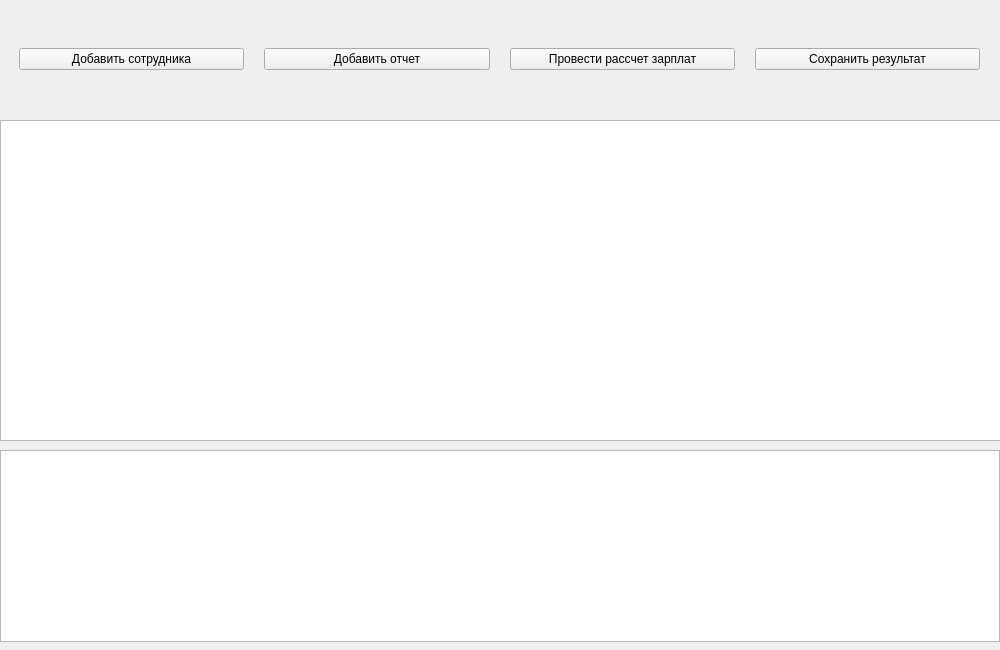
<?xml version="1.0" encoding="UTF-8"?>
<ui version="4.0">
 <class>Form</class>
 <widget class="QWidget" name="Form">
  <property name="enabled">
   <bool>true</bool>
  </property>
  <property name="geometry">
   <rect>
    <x>0</x>
    <y>0</y>
    <width>1000</width>
    <height>650</height>
   </rect>
  </property>
  <property name="sizePolicy">
   <sizepolicy hsizetype="Fixed" vsizetype="Fixed">
    <horstretch>0</horstretch>
    <verstretch>0</verstretch>
   </sizepolicy>
  </property>
  <property name="minimumSize">
   <size>
    <width>1000</width>
    <height>650</height>
   </size>
  </property>
  <property name="maximumSize">
   <size>
    <width>1000</width>
    <height>650</height>
   </size>
  </property>
  <property name="windowTitle">
   <string>Программа расчета зарплат</string>
  </property>
  <property name="autoFillBackground">
   <bool>false</bool>
  </property>
  <widget class="QWidget" name="horizontalLayoutWidget">
   <property name="geometry">
    <rect>
     <x>-1</x>
     <y>-1</y>
     <width>1001</width>
     <height>121</height>
    </rect>
   </property>
   <layout class="QHBoxLayout" name="horizontalLayout">
    <property name="spacing">
     <number>20</number>
    </property>
    <property name="leftMargin">
     <number>20</number>
    </property>
    <property name="rightMargin">
     <number>20</number>
    </property>
    <item>
     <widget class="QPushButton" name="addEmployeeButton">
      <property name="text">
       <string>Добавить сотрудника</string>
      </property>
     </widget>
    </item>
    <item>
     <widget class="QPushButton" name="addRecordButton">
      <property name="text">
       <string>Добавить отчет</string>
      </property>
     </widget>
    </item>
    <item>
     <widget class="QPushButton" name="calculateButton">
      <property name="text">
       <string>Провести рассчет зарплат</string>
      </property>
     </widget>
    </item>
    <item>
     <widget class="QPushButton" name="saveButton">
      <property name="text">
       <string>Сохранить результат</string>
      </property>
     </widget>
    </item>
   </layout>
  </widget>
  <widget class="QTableView" name="employesTable">
   <property name="geometry">
    <rect>
     <x>0</x>
     <y>120</y>
     <width>1001</width>
     <height>321</height>
    </rect>
   </property>
   <property name="selectionMode">
    <enum>QAbstractItemView::SingleSelection</enum>
   </property>
   <property name="selectionBehavior">
    <enum>QAbstractItemView::SelectRows</enum>
   </property>
   <property name="sortingEnabled">
    <bool>true</bool>
   </property>
  </widget>
  <widget class="QTableView" name="repotsTable">
   <property name="geometry">
    <rect>
     <x>0</x>
     <y>450</y>
     <width>1000</width>
     <height>192</height>
    </rect>
   </property>
   <property name="sizePolicy">
    <sizepolicy hsizetype="Fixed" vsizetype="Fixed">
     <horstretch>0</horstretch>
     <verstretch>0</verstretch>
    </sizepolicy>
   </property>
   <property name="sizeAdjustPolicy">
    <enum>QAbstractScrollArea::AdjustToContents</enum>
   </property>
   <property name="selectionBehavior">
    <enum>QAbstractItemView::SelectRows</enum>
   </property>
   <property name="sortingEnabled">
    <bool>true</bool>
   </property>
   <attribute name="horizontalHeaderMinimumSectionSize">
    <number>100</number>
   </attribute>
  </widget>
 </widget>
 <resources/>
 <connections>
  <connection>
   <sender>addEmployeeButton</sender>
   <signal>pressed()</signal>
   <receiver>Form</receiver>
   <slot>addEmployeePressed()</slot>
   <hints>
    <hint type="sourcelabel">
     <x>129</x>
     <y>60</y>
    </hint>
    <hint type="destinationlabel">
     <x>70</x>
     <y>-5</y>
    </hint>
   </hints>
  </connection>
  <connection>
   <sender>addRecordButton</sender>
   <signal>pressed()</signal>
   <receiver>Form</receiver>
   <slot>addReportPressed()</slot>
   <hints>
    <hint type="sourcelabel">
     <x>329</x>
     <y>55</y>
    </hint>
    <hint type="destinationlabel">
     <x>301</x>
     <y>-4</y>
    </hint>
   </hints>
  </connection>
  <connection>
   <sender>calculateButton</sender>
   <signal>pressed()</signal>
   <receiver>Form</receiver>
   <slot>calcPressed()</slot>
   <hints>
    <hint type="sourcelabel">
     <x>582</x>
     <y>59</y>
    </hint>
    <hint type="destinationlabel">
     <x>553</x>
     <y>-3</y>
    </hint>
   </hints>
  </connection>
  <connection>
   <sender>saveButton</sender>
   <signal>pressed()</signal>
   <receiver>Form</receiver>
   <slot>savePressed()</slot>
   <hints>
    <hint type="sourcelabel">
     <x>859</x>
     <y>52</y>
    </hint>
    <hint type="destinationlabel">
     <x>811</x>
     <y>-6</y>
    </hint>
   </hints>
  </connection>
  <connection>
   <sender>employesTable</sender>
   <signal>clicked(QModelIndex)</signal>
   <receiver>Form</receiver>
   <slot>rowSelected()</slot>
   <hints>
    <hint type="sourcelabel">
     <x>633</x>
     <y>352</y>
    </hint>
    <hint type="destinationlabel">
     <x>414</x>
     <y>-6</y>
    </hint>
   </hints>
  </connection>
 </connections>
 <slots>
  <slot>addEmployeePressed()</slot>
  <slot>addReportPressed()</slot>
  <slot>calcPressed()</slot>
  <slot>savePressed()</slot>
  <slot>rowSelected()</slot>
 </slots>
</ui>
